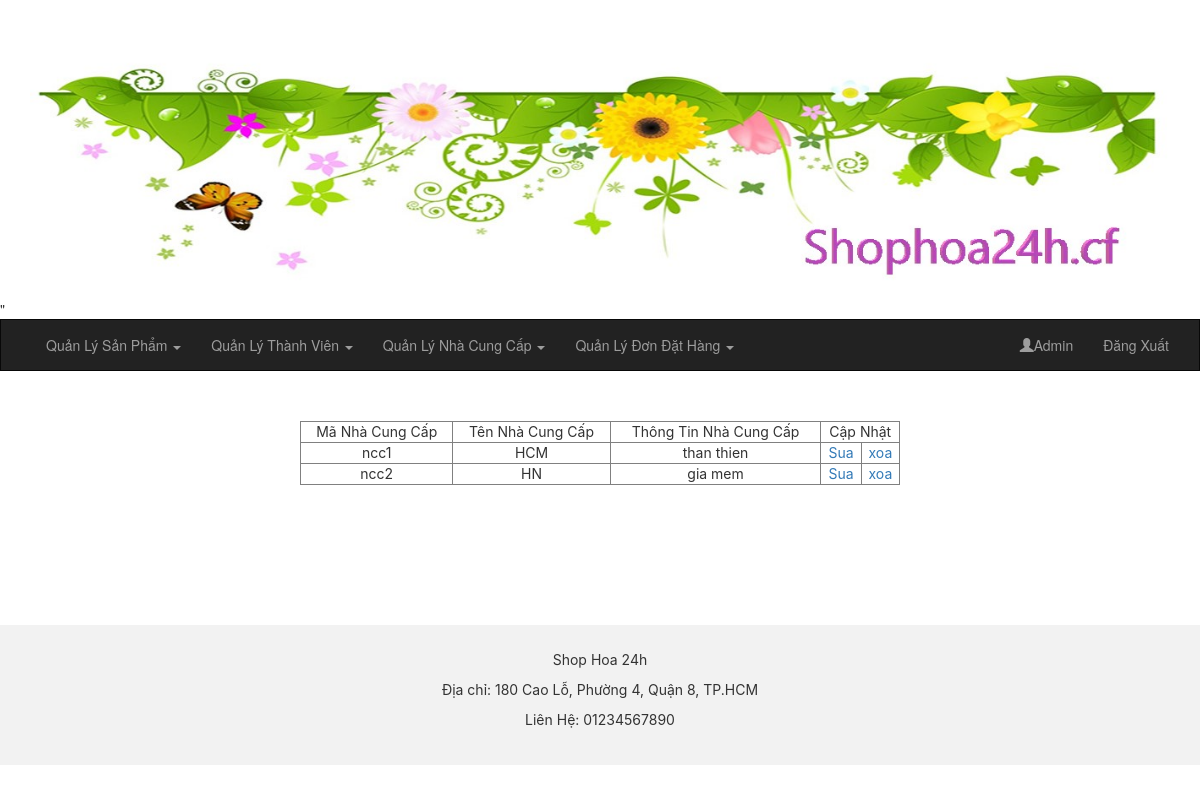
The app's page /capnhatncc.php with its own data.
### tables this page shows
CREATE TABLE `nhacungcap` (
  `Mancc` varchar(255) NOT NULL,
  `Tenncc` varchar(255) DEFAULT NULL,
  `Thongtin` varchar(255) DEFAULT NULL
);

### class/db.class.php (called while the page is built, shortened)
<?php
class db
{
	protected $data, $conn;
		function __construct()
	{
		$dsn = "mysql:host=" .HOST."; dbname=". DB;
		try
		{
		$this->conn = new PDO( $dsn, USER, PASS);
		$this->conn->query("set names 'utf8' ");
		}
		catch(Exception $e)
		{
		   echo 'Lỗi: '. $e->getMessage();
		   exit;
		}
	}
	public function queryXemnhacungcap($sql)
	{
		$stm = $this->conn->prepare($sql);
		$stm->execute();
		$this->data = $stm->fetchAll(PDO::FETCH_ASSOC);
		return $this->data;
	}
}

### capnhatncc.php (the view, shortened to what this page needs)
<!DOCTYPE html>
<html lang="en">
<head>
  <link rel="stylesheet" href="https://maxcdn.bootstrapcdn.com/bootstrap/3.3.7/css/bootstrap.min.css">
  <link rel="stylesheet" href="bootstrap3/css/sanphamnoibat.css">
  <link rel="stylesheet" href="bootstrap3/css/font-awesome.min.css">
</head>
<body>
<div class="navbar-collapse>
<div class="jumbotron">
  <div class="container text-center">
  	<img src="image/banner.jpg" width="100%">
  </div>
</div>
"</div>
<nav class="navbar navbar-inverse" id="mynav">
  <div class="container-fluid">
    <div class="collapse navbar-collapse" id="myNavbar">
      <ul class="nav navbar-nav" id="crop">
        <li class="dropdown">
        <a class="dropdown-toggle" data-toggle="dropdown" href="#">Quản Lý Sản Phẩm
        <span class="caret"></span></a>
      </li>
        <li class="dropdown">
        <a class="dropdown-toggle" data-toggle="dropdown" href="#">Quản Lý Thành Viên
        <span class="caret"></span></a>
      </li>
        <li class="dropdown">
        <a class="dropdown-toggle" data-toggle="dropdown" href="#">Quản Lý Nhà Cung Cấp
        <span class="caret"></span></a>
      </li>
       <li class="dropdown">
        <a class="dropdown-toggle" data-toggle="dropdown" href="#">Quản Lý Đơn Đặt Hàng
        <span class="caret"></span></a>
      </li>
      </ul>
      <ul class="nav navbar-nav navbar-right">
        <li><a href="admin.php"><span class="glyphicon glyphicon-user"></span>Admin</a></li>
        <li><a href="index.php">Đăng Xuất</a></li>
      </ul>
    </div>
  </div>
</nav>
<div style="margin:0;padding:0;font-family: -apple-system, BlinkMacSystemFont, 'Segoe UI', Helvetica, Arial, sans-serif, 'Apple Color Emoji', 'Segoe UI Emoji', 'Segoe UI Symbol'; background-color: #FFF;">
    <link href="bootstrap3/css/dangky.css" rel="stylesheet">
<div class="container">
      <?php
$loai = new db();
$query="select * from nhacungcap";
$data=$loai->queryXemnhacungcap($query);
?>
<table align="center" border="1" width="600">
    <tr align="center">
        <td>Mã Nhà Cung Cấp</td>
        <td>Tên Nhà Cung Cấp</td>
        <td>Thông Tin Nhà Cung Cấp</td>
        <td colspan="2">Cập Nhật</td>
    </tr>
    <?php
        foreach($data as $key=>$row)
        {
    ?>
            <tr align="center">
                <td>
                    <?php echo $row['Mancc']; ?>
                </td>
                <td>
                    <?php echo $row['Tenncc']; ?>
                </td>
                <td>
                    <?php echo $row['Thongtin']; ?>
                </td>
                 <td>
                    <a href="#">Sua</a>
                </td>
                <td>
                    <a href="xoanhacungcap.php">xoa</a>
                </td>
            </tr>
    <?php } ?>
</table>
    </div>
    <br>
    <br>
    <br>
    <br>
	<br>
    <br>
    <br>
<footer class="container-fluid text-center">
  <p>Shop Hoa 24h</p>
  <p>Địa chỉ: 180 Cao Lỗ, Phường 4, Quận 8, TP.HCM</p>
  <p>Liên Hệ: 01234567890</p>
</footer>
</body>
</html>

### capnhatncc.php (style rules this page uses)
.navbar { margin-bottom: 50px; border-radius: 0; }
footer { background-color: #f2f2f2; padding: 25px; }

### records on screen
nhacungcap: Mancc "ncc1", Tenncc "HCM", Thongtin "than thien"
nhacungcap: Mancc "ncc2", Tenncc "HN", Thongtin "gia mem"
